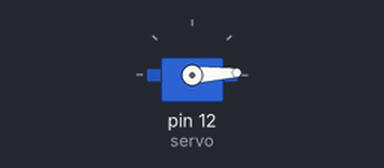
This sketch was run on a simulated Arduino Uno, built with avr-gcc and run on an emulated ATmega328P. On the bench: servo.

Above: at 0.05 s.
At 1.3 s:
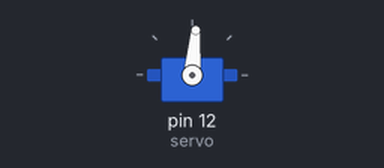
At 2.6 s:
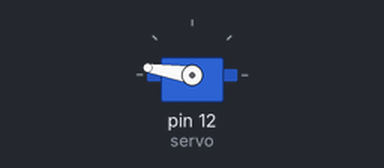
At 5.2 s:
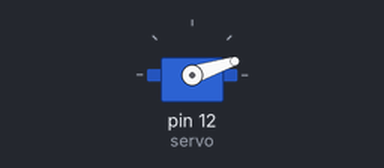
Timing chart, 0 to 7.1 s (numbered marks = the images above):
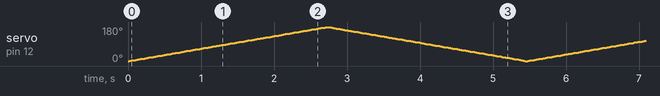

The sketch:

ESP8266_Servo_Test.ino
```cpp
#include <Servo.h>

Servo servo;

void setup() {
  servo.attach(12);
}

void loop() {
  int pos;

  for (pos = 0; pos <= 180; pos += 1) {
    servo.write(pos);
    delay(15);
  }
  for (pos = 180; pos >= 0; pos -= 1) {
    servo.write(pos);
    delay(15);
  }
}
```
